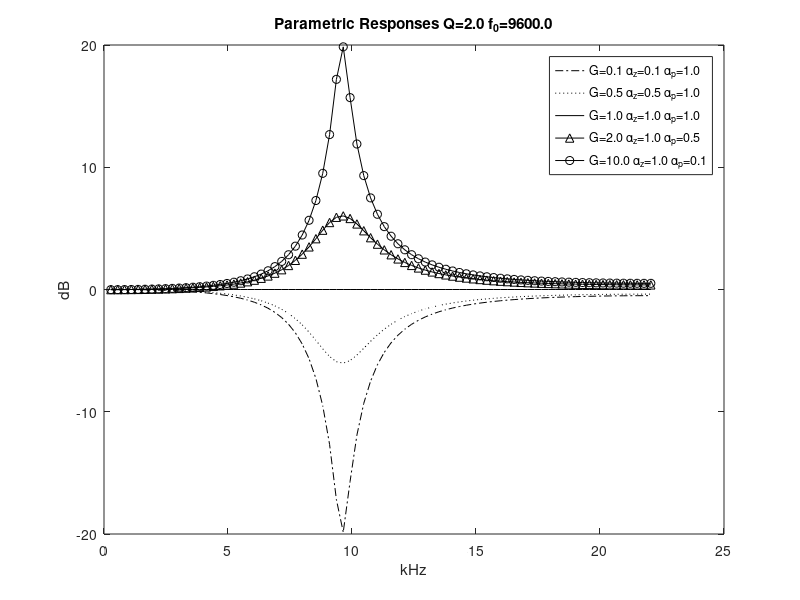

The MATLAB script that drew this image:
% parametric EQ in digital domain

fs=44100;

f0=9600;
Q=2;

G=[.1 .5 1 2 10].';
for k=1:5,
    if G(k) >= 1
        maz(k)=1;   % set az=1 if G>1 (peak)
        map(k)=maz(k)/G(k);
    else
        map(k)=1;   % set ap=1 if G<1 (dip)
        maz(k)=G(k)/map(k);
    end;
end;
az=maz.';
ap=map.';

% s-plane roots
j=sqrt(-1);
pi=acos(-1);
w0=2*pi*f0;

% numerator
sigz=-.5.*az./Q;
s1z=sigz.*w0+j.*w0.*sqrt(ones(size(G))-sigz.*sigz);
s2z=conj(s1z);

% denominator
sigp=-.5.*ap./Q;
s1p=sigp.*w0+j.*w0.*sqrt(ones(size(G))-sigp.*sigp);
s2p=conj(s1p);

% map to z-plane
T=1/fs;
z1z=exp(s1z.*T);
z2z=exp(s2z.*T);
z1p=exp(s1p.*T);
z2p=exp(s2p.*T);

% z-domain filter coefficients
bz=-z1z-z2z;
cz=z1z.*z2z;
bp=-z1p-z2p;
cp=z1p.*z2p;

% evaluate digital filter over nfreqs on unit circle
nfreqs=80;
fnyquist=fs/2;
F=[1:nfreqs].*(fnyquist/nfreqs);
zv=exp(j.*2.*pi.*F./fs);

% s-to-z plane scale factors
scl=( (z1p-z2p).*(s1z-s2z) )./( (s1p-s2p).*(z1z-z2z) );
scleye=zeros(size(scl*scl'));   % make identity matrix
for k=1:5,
    scleye(k,k)=scl(k);
end;

% generate frequency response

num=ones(size(G))*zv.^2 + bz*zv + cz*ones(size(zv));
den=ones(size(G))*zv.^2 + bp*zv + cp*ones(size(zv));
resp=scleye*num./den;

figure(1);
plot(F./1000,20.*log10(abs(resp(1,:))),'k-.');
ylabel('dB');
xlabel('kHz');
titbuf=sprintf('Parametric Responses Q=%.1f f_0=%.1f',Q,f0);
title(titbuf);
hold on;
plot(F./1000,20.*log10(abs(resp(2,:))),'k:');
plot(F./1000,20.*log10(abs(resp(3,:))),'k');
plot(F./1000,20.*log10(abs(resp(4,:))),'k-^');
plot(F./1000,20.*log10(abs(resp(5,:))),'k-o');
hold off;
legend('G=0.1 \alpha_z=0.1 \alpha_p=1.0',...
    'G=0.5 \alpha_z=0.5 \alpha_p=1.0',...
    'G=1.0 \alpha_z=1.0 \alpha_p=1.0',...
    'G=2.0 \alpha_z=1.0 \alpha_p=0.5',...
    'G=10.0 \alpha_z=1.0 \alpha_p=0.1');
